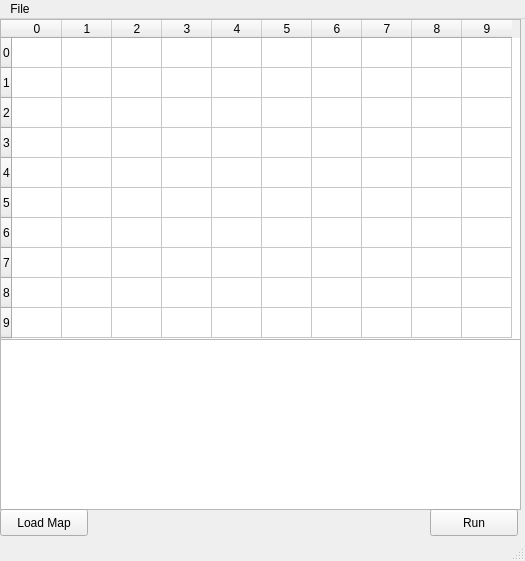
<?xml version="1.0" encoding="UTF-8"?>
<ui version="4.0">
 <class>Main</class>
 <widget class="QMainWindow" name="Main">
  <property name="geometry">
   <rect>
    <x>0</x>
    <y>0</y>
    <width>525</width>
    <height>561</height>
   </rect>
  </property>
  <property name="windowTitle">
   <string>Battleship ⛴</string>
  </property>
  <widget class="QWidget" name="centralwidget">
   <widget class="QTableWidget" name="tableWidget">
    <property name="geometry">
     <rect>
      <x>0</x>
      <y>0</y>
      <width>521</width>
      <height>321</height>
     </rect>
    </property>
    <property name="sizePolicy">
     <sizepolicy hsizetype="Minimum" vsizetype="Minimum">
      <horstretch>0</horstretch>
      <verstretch>0</verstretch>
     </sizepolicy>
    </property>
    <property name="maximumSize">
     <size>
      <width>1000</width>
      <height>1000</height>
     </size>
    </property>
    <property name="font">
     <font>
      <pointsize>9</pointsize>
     </font>
    </property>
    <property name="midLineWidth">
     <number>1</number>
    </property>
    <property name="verticalScrollBarPolicy">
     <enum>Qt::ScrollBarAlwaysOff</enum>
    </property>
    <property name="horizontalScrollBarPolicy">
     <enum>Qt::ScrollBarAlwaysOff</enum>
    </property>
    <property name="sizeAdjustPolicy">
     <enum>QAbstractScrollArea::AdjustToContents</enum>
    </property>
    <property name="autoScroll">
     <bool>true</bool>
    </property>
    <property name="editTriggers">
     <set>QAbstractItemView::NoEditTriggers</set>
    </property>
    <property name="selectionMode">
     <enum>QAbstractItemView::NoSelection</enum>
    </property>
    <property name="showGrid">
     <bool>true</bool>
    </property>
    <property name="gridStyle">
     <enum>Qt::SolidLine</enum>
    </property>
    <property name="sortingEnabled">
     <bool>false</bool>
    </property>
    <attribute name="horizontalHeaderVisible">
     <bool>true</bool>
    </attribute>
    <attribute name="horizontalHeaderCascadingSectionResizes">
     <bool>true</bool>
    </attribute>
    <attribute name="horizontalHeaderDefaultSectionSize">
     <number>50</number>
    </attribute>
    <attribute name="horizontalHeaderMinimumSectionSize">
     <number>50</number>
    </attribute>
    <row>
     <property name="text">
      <string>0</string>
     </property>
    </row>
    <row>
     <property name="text">
      <string>1</string>
     </property>
    </row>
    <row>
     <property name="text">
      <string>2</string>
     </property>
    </row>
    <row>
     <property name="text">
      <string>3</string>
     </property>
    </row>
    <row>
     <property name="text">
      <string>4</string>
     </property>
    </row>
    <row>
     <property name="text">
      <string>5</string>
     </property>
    </row>
    <row>
     <property name="text">
      <string>6</string>
     </property>
    </row>
    <row>
     <property name="text">
      <string>7</string>
     </property>
    </row>
    <row>
     <property name="text">
      <string>8</string>
     </property>
    </row>
    <row>
     <property name="text">
      <string>9</string>
     </property>
    </row>
    <column>
     <property name="text">
      <string>0</string>
     </property>
     <property name="foreground">
      <brush brushstyle="SolidPattern">
       <color alpha="255">
        <red>0</red>
        <green>0</green>
        <blue>0</blue>
       </color>
      </brush>
     </property>
    </column>
    <column>
     <property name="text">
      <string>1</string>
     </property>
    </column>
    <column>
     <property name="text">
      <string>2</string>
     </property>
    </column>
    <column>
     <property name="text">
      <string>3</string>
     </property>
    </column>
    <column>
     <property name="text">
      <string>4</string>
     </property>
    </column>
    <column>
     <property name="text">
      <string>5</string>
     </property>
    </column>
    <column>
     <property name="text">
      <string>6</string>
     </property>
    </column>
    <column>
     <property name="text">
      <string>7</string>
     </property>
    </column>
    <column>
     <property name="text">
      <string>8</string>
     </property>
    </column>
    <column>
     <property name="text">
      <string>9</string>
     </property>
    </column>
    <item row="0" column="0">
     <property name="text">
      <string/>
     </property>
     <property name="font">
      <font>
       <family>MS Shell Dlg 2</family>
       <pointsize>12</pointsize>
      </font>
     </property>
     <property name="background">
      <brush brushstyle="NoBrush">
       <color alpha="255">
        <red>170</red>
        <green>255</green>
        <blue>255</blue>
       </color>
      </brush>
     </property>
     <property name="foreground">
      <brush brushstyle="NoBrush">
       <color alpha="255">
        <red>255</red>
        <green>0</green>
        <blue>0</blue>
       </color>
      </brush>
     </property>
    </item>
    <item row="0" column="1">
     <property name="text">
      <string/>
     </property>
     <property name="background">
      <brush brushstyle="NoBrush">
       <color alpha="255">
        <red>170</red>
        <green>255</green>
        <blue>255</blue>
       </color>
      </brush>
     </property>
    </item>
    <item row="0" column="2">
     <property name="text">
      <string/>
     </property>
     <property name="background">
      <brush brushstyle="NoBrush">
       <color alpha="255">
        <red>170</red>
        <green>255</green>
        <blue>255</blue>
       </color>
      </brush>
     </property>
    </item>
    <item row="1" column="0">
     <property name="text">
      <string/>
     </property>
     <property name="background">
      <brush brushstyle="NoBrush">
       <color alpha="255">
        <red>0</red>
        <green>0</green>
        <blue>0</blue>
       </color>
      </brush>
     </property>
     <property name="foreground">
      <brush brushstyle="NoBrush">
       <color alpha="255">
        <red>0</red>
        <green>170</green>
        <blue>0</blue>
       </color>
      </brush>
     </property>
    </item>
    <item row="1" column="1">
     <property name="text">
      <string/>
     </property>
     <property name="background">
      <brush brushstyle="NoBrush">
       <color alpha="255">
        <red>0</red>
        <green>0</green>
        <blue>0</blue>
       </color>
      </brush>
     </property>
    </item>
    <item row="1" column="2">
     <property name="text">
      <string/>
     </property>
     <property name="background">
      <brush brushstyle="NoBrush">
       <color alpha="255">
        <red>170</red>
        <green>255</green>
        <blue>255</blue>
       </color>
      </brush>
     </property>
    </item>
    <item row="2" column="0">
     <property name="text">
      <string/>
     </property>
     <property name="background">
      <brush brushstyle="NoBrush">
       <color alpha="255">
        <red>170</red>
        <green>255</green>
        <blue>255</blue>
       </color>
      </brush>
     </property>
    </item>
    <item row="2" column="1">
     <property name="text">
      <string/>
     </property>
     <property name="background">
      <brush brushstyle="NoBrush">
       <color alpha="255">
        <red>170</red>
        <green>255</green>
        <blue>255</blue>
       </color>
      </brush>
     </property>
    </item>
    <item row="2" column="2">
     <property name="text">
      <string/>
     </property>
     <property name="background">
      <brush brushstyle="NoBrush">
       <color alpha="255">
        <red>170</red>
        <green>255</green>
        <blue>255</blue>
       </color>
      </brush>
     </property>
    </item>
   </widget>
   <widget class="QTextEdit" name="textEdit">
    <property name="geometry">
     <rect>
      <x>0</x>
      <y>320</y>
      <width>521</width>
      <height>171</height>
     </rect>
    </property>
    <property name="html">
     <string>&lt;!DOCTYPE HTML PUBLIC &quot;-//W3C//DTD HTML 4.0//EN&quot; &quot;http://www.w3.org/TR/REC-html40/strict.dtd&quot;&gt;
&lt;html&gt;&lt;head&gt;&lt;meta name=&quot;qrichtext&quot; content=&quot;1&quot; /&gt;&lt;style type=&quot;text/css&quot;&gt;
p, li { white-space: pre-wrap; }
&lt;/style&gt;&lt;/head&gt;&lt;body style=&quot; font-family:'MS Shell Dlg 2'; font-size:12pt; font-weight:400; font-style:normal;&quot;&gt;
&lt;p style=&quot;-qt-paragraph-type:empty; margin-top:0px; margin-bottom:0px; margin-left:0px; margin-right:0px; -qt-block-indent:0; text-indent:0px;&quot;&gt;&lt;br /&gt;&lt;/p&gt;&lt;/body&gt;&lt;/html&gt;</string>
    </property>
   </widget>
   <widget class="QPushButton" name="RunButton">
    <property name="geometry">
     <rect>
      <x>430</x>
      <y>490</y>
      <width>88</width>
      <height>27</height>
     </rect>
    </property>
    <property name="text">
     <string>Run</string>
    </property>
   </widget>
   <widget class="QPushButton" name="LoadMapButton">
    <property name="geometry">
     <rect>
      <x>0</x>
      <y>490</y>
      <width>88</width>
      <height>27</height>
     </rect>
    </property>
    <property name="text">
     <string>Load Map</string>
    </property>
   </widget>
  </widget>
  <widget class="QMenuBar" name="menubar">
   <property name="geometry">
    <rect>
     <x>0</x>
     <y>0</y>
     <width>525</width>
     <height>21</height>
    </rect>
   </property>
   <widget class="QMenu" name="menuFile">
    <property name="title">
     <string>File</string>
    </property>
    <addaction name="actionChange_main"/>
    <addaction name="actionChange_environment"/>
    <addaction name="actionChange_Agent"/>
   </widget>
   <addaction name="menuFile"/>
  </widget>
  <widget class="QStatusBar" name="statusbar"/>
  <action name="actionChange_main">
   <property name="text">
    <string>Change main</string>
   </property>
  </action>
  <action name="actionChange_environment">
   <property name="text">
    <string>Change environment</string>
   </property>
  </action>
  <action name="actionChange_Agent">
   <property name="text">
    <string>Change Agent </string>
   </property>
  </action>
 </widget>
 <resources/>
 <connections/>
</ui>
